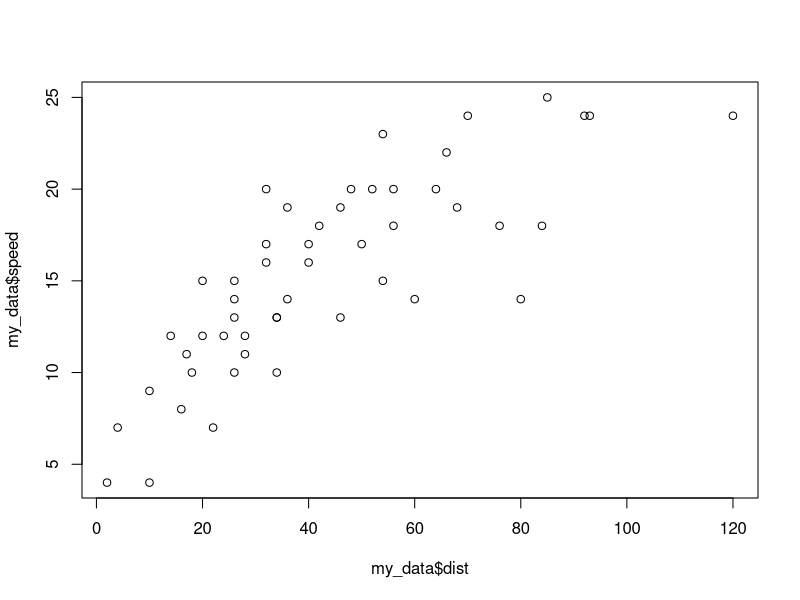

Here is the R script that generated this plot:
## ---- chunk 1
# Hello World 

# my code here 
answer <- 2 + 4
answer 
my_data <- cars 
my_data
## ---- chunk 2
plot(my_data$speed ~ my_data$dist)
